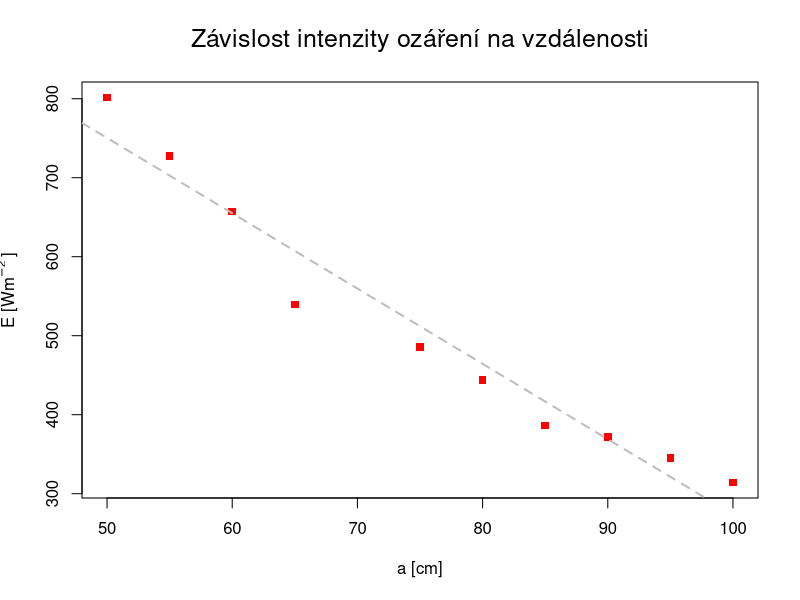
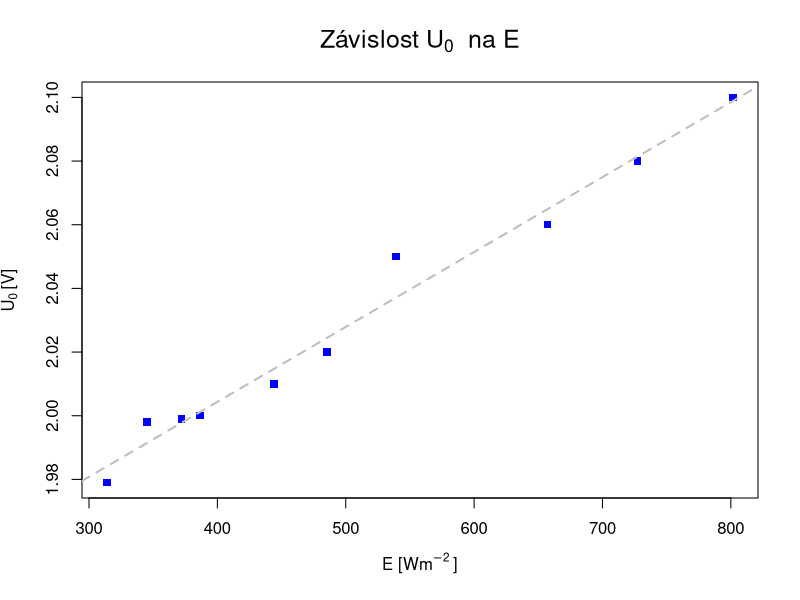
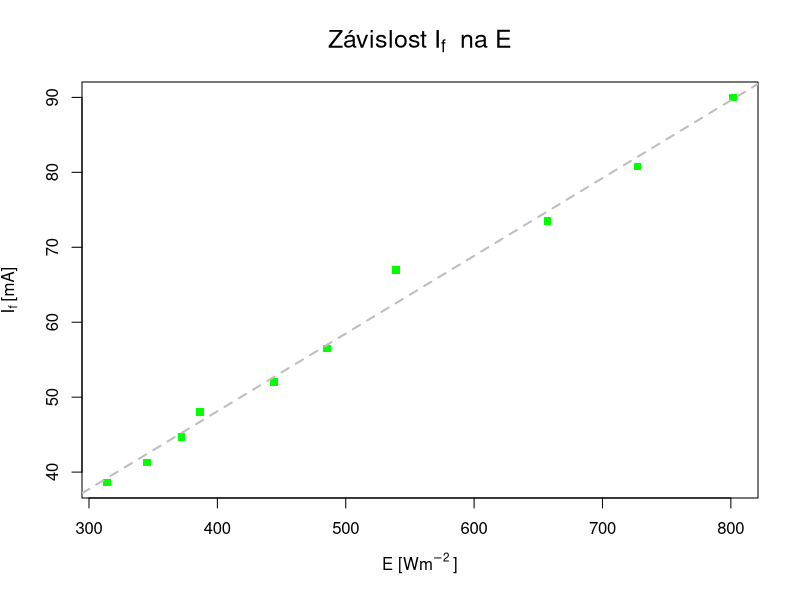

Here is the R script that generated these plots, in order:
data       <- read.csv("intenzita.csv", header=T)

U          <- data[["U"]]
citlivost  <- 48.4e-3
E          <- U / citlivost

# print Es'
cat(E, sep="\n")

postscript(file="graf0.eps", encoding="CP1250")
plot(x=data$a, y=E, col="red", lty=1, pch=15, xlab="", ylab="")
abline(lm(E ~ data$a), col="gray", lty=2, lwd=2)

title(main=expression("Závislost intenzity ozáření na vzdálenosti"), 
                                                      cex.main=1.5)
title(xlab="a [cm]", cex.lab=1)
title(ylab=expression("E [Wm"^-2~"]"), cex.lab=1) 

dev.off()


# plot 1
postscript(file="graf1.eps", encoding="CP1250")
plot(x=E, y=data[["U_0"]], col="blue", lty=1, pch=15, xlab="", ylab="")
abline(lm(data$U_0 ~ E), col="gray", lty=2, lwd=2)

title(main=expression("Závislost U"[0]~" na E"), cex.main=1.5)
title(xlab=expression("E [Wm"^-2~"]"), cex.lab=1) 
title(ylab=expression("U"[0]~"[V]"), cex.lab=1)
dev.off()


# plot 2
postscript(file="graf2.eps", encoding="CP1250")
plot(x=E, y=data[["I_f"]], xlab="", ylab="", col="green", lty=1, pch=15)
abline(lm(data$I_f ~ E), col="gray", lty=2, lwd=2)

title(main=expression("Závislost I"[f]~" na E"), cex.main=1.5)
title(xlab=expression("E [Wm"^-2~"]"), cex.lab=1) 
title(ylab=expression("I"[f]~"[mA]"), cex.lab=1)
dev.off()

print(lm(data[["I_f"]] ~ E - 1))
